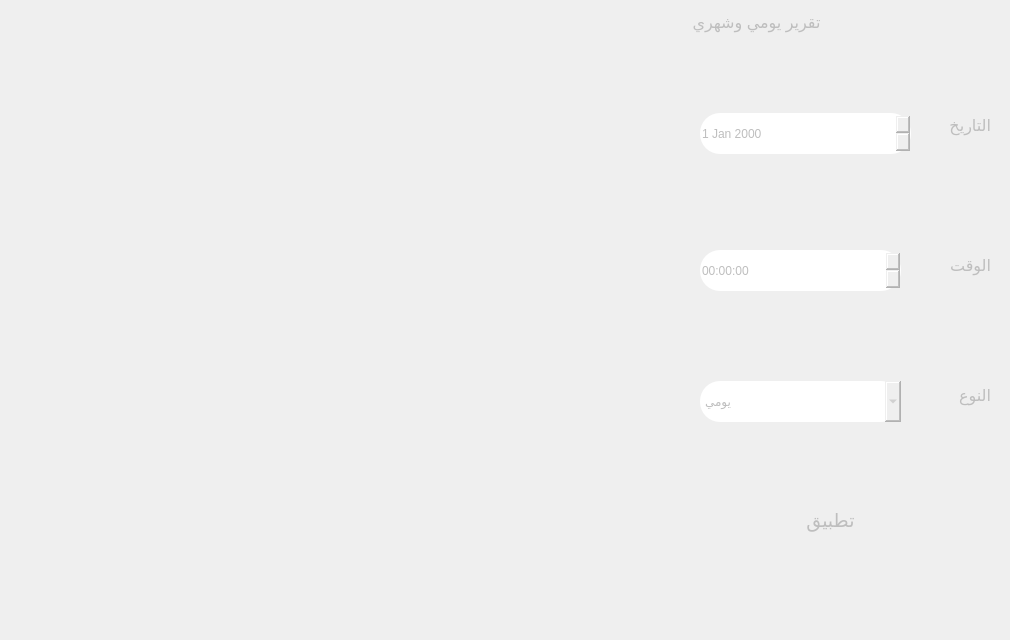
      <widget class="QWidget" name="tab_16">
       <attribute name="title">
        <string>عمل تقرير</string>
       </attribute>
       <widget class="QGroupBox" name="groupBox_3">
        <property name="enabled">
         <bool>false</bool>
        </property>
        <property name="geometry">
         <rect>
          <x>690</x>
          <y>10</y>
          <width>311</width>
          <height>621</height>
         </rect>
        </property>
        <property name="font">
         <font>
          <family>Segoe UI</family>
          <pointsize>12</pointsize>
         </font>
        </property>
        <property name="styleSheet">
         <string notr="true">border-radius:20px;</string>
        </property>
        <property name="title">
         <string>تقرير يومي وشهري</string>
        </property>
        <widget class="QDateEdit" name="dateEdit_2">
         <property name="geometry">
          <rect>
           <x>10</x>
           <y>103</y>
           <width>211</width>
           <height>41</height>
          </rect>
         </property>
        </widget>
        <widget class="QLabel" name="label_9">
         <property name="geometry">
          <rect>
           <x>220</x>
           <y>90</y>
           <width>81</width>
           <height>51</height>
          </rect>
         </property>
         <property name="font">
          <font>
           <family>Segoe UI</family>
           <pointsize>12</pointsize>
           <weight>50</weight>
           <bold>false</bold>
          </font>
         </property>
         <property name="text">
          <string>التاريخ</string>
         </property>
        </widget>
        <widget class="QTimeEdit" name="timeEdit">
         <property name="geometry">
          <rect>
           <x>10</x>
           <y>240</y>
           <width>201</width>
           <height>41</height>
          </rect>
         </property>
        </widget>
        <widget class="QLabel" name="label_10">
         <property name="geometry">
          <rect>
           <x>220</x>
           <y>230</y>
           <width>81</width>
           <height>51</height>
          </rect>
         </property>
         <property name="font">
          <font>
           <family>Segoe UI</family>
           <pointsize>12</pointsize>
           <weight>50</weight>
           <bold>false</bold>
          </font>
         </property>
         <property name="text">
          <string>الوقت</string>
         </property>
        </widget>
        <widget class="QLabel" name="label_11">
         <property name="geometry">
          <rect>
           <x>220</x>
           <y>360</y>
           <width>81</width>
           <height>51</height>
          </rect>
         </property>
         <property name="font">
          <font>
           <family>Segoe UI</family>
           <pointsize>12</pointsize>
           <weight>50</weight>
           <bold>false</bold>
          </font>
         </property>
         <property name="text">
          <string>النوع</string>
         </property>
        </widget>
        <widget class="QComboBox" name="comboBox">
         <property name="geometry">
          <rect>
           <x>10</x>
           <y>371</y>
           <width>201</width>
           <height>41</height>
          </rect>
         </property>
         <item>
          <property name="text">
           <string>يومي</string>
          </property>
         </item>
         <item>
          <property name="text">
           <string>شهري</string>
          </property>
         </item>
         <item>
          <property name="text">
           <string>يومي وشهري</string>
          </property>
         </item>
         <item>
          <property name="text">
           <string>سنوي</string>
          </property>
         </item>
         <item>
          <property name="text">
           <string>كل التواريخ</string>
          </property>
         </item>
        </widget>
        <widget class="QPushButton" name="pushButton_25">
         <property name="geometry">
          <rect>
           <x>60</x>
           <y>480</y>
           <width>161</width>
           <height>61</height>
          </rect>
         </property>
         <property name="font">
          <font>
           <family>Segoe UI</family>
           <pointsize>14</pointsize>
          </font>
         </property>
         <property name="cursor">
          <cursorShape>PointingHandCursor</cursorShape>
         </property>
         <property name="text">
          <string>تطبيق</string>
         </property>
        </widget>
       </widget>
      </widget>
